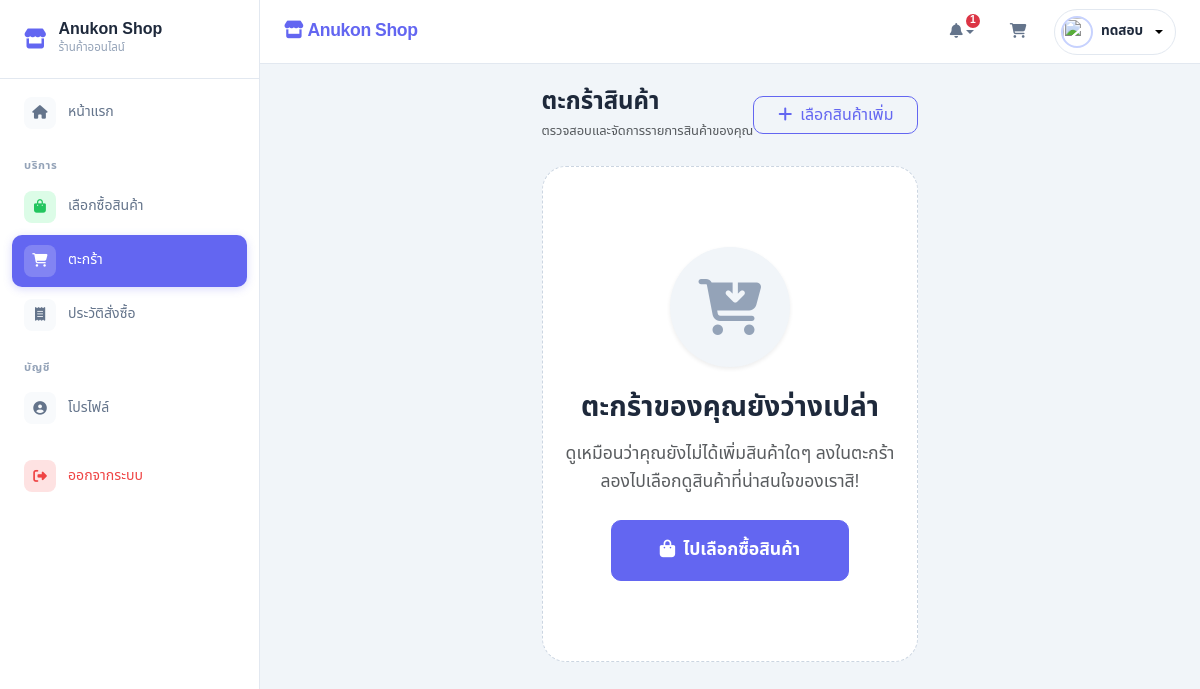
The app's page /views/cart.php (signed in), older data.
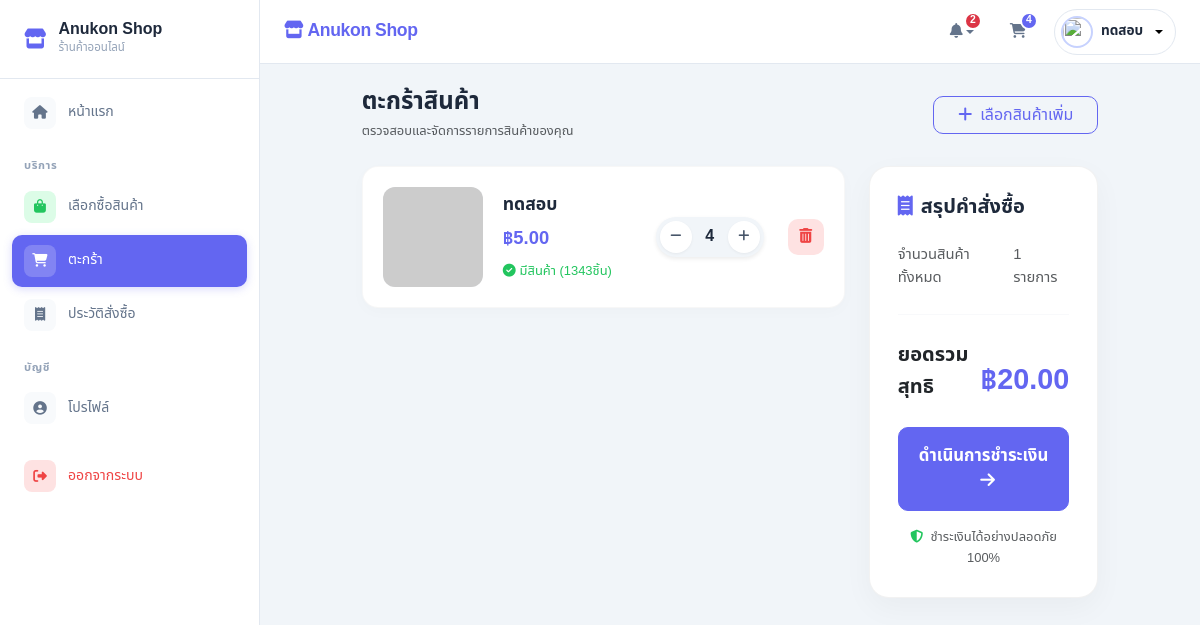
The same page, newer data.
### tables this page shows
CREATE TABLE `cart_items` (
  `cart_id` int NOT NULL,
  `user_id` int NOT NULL,
  `prod_id` int NOT NULL,
  `quantity` int DEFAULT '1',
  `created_at` timestamp NOT NULL DEFAULT CURRENT_TIMESTAMP,
  `updated_at` timestamp NOT NULL DEFAULT CURRENT_TIMESTAMP ON UPDATE CURRENT_TIMESTAMP
);

CREATE TABLE `products` (
  `prod_id` int NOT NULL,
  `prod_name` varchar(200) NOT NULL,
  `type_id` int DEFAULT NULL,
  `barcode` varchar(50) DEFAULT NULL,
  `price` decimal(10,2) NOT NULL,
  `detail` text,
  `img` varchar(255) DEFAULT NULL,
  `status` tinyint DEFAULT '1',
  `created_at` timestamp NOT NULL DEFAULT CURRENT_TIMESTAMP,
  `updated_at` timestamp NOT NULL DEFAULT CURRENT_TIMESTAMP ON UPDATE CURRENT_TIMESTAMP
);

### views/cart.php (the view, shortened to what the changed rows need)
<?php
include_once '../includes/header.php';
$uid = $_SESSION['user_id'];
$sql = "SELECT ci.*, p.prod_name, p.price, p.img,
        (SELECT COALESCE(SUM(s.total_qty),0) FROM stocks s WHERE s.prod_id = p.prod_id) as total_qty
        FROM cart_items ci
        JOIN products p ON ci.prod_id = p.prod_id
        WHERE ci.user_id = ? ORDER BY ci.created_at DESC";
$stmt = $conn->prepare($sql);
$stmt->bind_param("i", $uid);
$stmt->execute();
$items = $stmt->get_result();
$total = 0;
$cart_data = [];
while ($row = $items->fetch_assoc()) {
    $row['subtotal'] = $row['price'] * $row['quantity'];
    $total += $row['subtotal'];
    $cart_data[] = $row;
}
?>
<main class="page-content fade-up" style="max-width: 1200px; margin: 0 auto;">
    <?php if (count($cart_data) > 0): ?>
        <div class="row g-4">
            <div class="col-lg-8">
                <?php foreach ($cart_data as $item):
                    $img_src = !empty($item['img']) ? '../uploads/products/' . $item['img'] : 'https://placehold.co/100x100?text=No+Image';
                    ?>
                    <div class="cart-item-card" id="cart-item-<?php echo $item['cart_id']; ?>">
                        <div class="cart-img-wrap">
                            <img src="<?php echo $img_src; ?>" alt="<?php echo htmlspecialchars($item['prod_name']); ?>"
                                onerror="this.src='https://placehold.co/100x100?text=No+Image'">
                        </div>
                        <div class="cart-item-details">
                            <div class="cart-item-title"><?php echo htmlspecialchars($item['prod_name']); ?></div>
                            <div class="cart-item-price mb-2">฿<?php echo number_format($item['price'], 2); ?></div>
                            <div class="text-muted small">
                                <?php if ($item['total_qty'] > 0): ?>
                                    <span style="color: #22c55e;"><i class="fa-solid fa-check-circle me-1"></i>มีสินค้า
                                        (<?php echo $item['total_qty']; ?>ชิ้น)</span>
                                <?php else: ?>
                                    <span class="text-danger"><i
                                            class="fa-solid fa-triangle-exclamation me-1"></i>สินค้าหมดชั่วคราว</span>
                                <?php endif; ?>
                            </div>
                        </div>
                        <div class="cart-actions d-flex align-items-center gap-4">
                            <div class="qty-control shadow-sm">
                                <button class="btn-qty" onclick="updateQty(<?php echo $item['cart_id']; ?>, -1)"><i
                                        class="fa-solid fa-minus"></i></button>
                                <div class="qty-val" id="qty-<?php echo $item['cart_id']; ?>">
                                    <?php echo $item['quantity']; ?>
                                </div>
                                <button class="btn-qty" onclick="updateQty(<?php echo $item['cart_id']; ?>, 1)"><i
                                        class="fa-solid fa-plus"></i></button>
                            </div>
                            <button class="btn-remove" title="ลบสินค้า"
                                onclick="removeItem(<?php echo $item['cart_id']; ?>)">
                                <i class="fa-solid fa-trash-can"></i>
                            </button>
                        </div>
                    </div>
                <?php endforeach; ?>
            </div>
            <div class="col-lg-4">
                <div class="summary-card position-sticky" style="top: 100px;">
                    <h5 class="fw-bold mb-4" style="color: #1e293b;"><i
                            class="fa-solid fa-receipt me-2 text-primary"></i>สรุปคำสั่งซื้อ</h5>
                    <div class="d-flex justify-content-between mb-3 text-muted">
                        <span>จำนวนสินค้าทั้งหมด</span>
                        <span class="fw-medium"><?php echo count($cart_data); ?> รายการ</span>
                    </div>
                    <hr style="border-color: #e2e8f0; margin: 24px 0;">
                    <div class="d-flex justify-content-between align-items-end mb-4">
                        <span class="fw-bold text-dark fs-5">ยอดรวมสุทธิ</span>
                        <span class="fw-bold text-primary" style="font-size: 1.8rem;"
                            id="totalPrice">฿<?php echo number_format($total, 2); ?></span>
                    </div>
                    <a href="checkout.php" class="btn btn-primary w-100 py-3 rounded-pill fw-bold"
                        style="font-size: 1.05rem;">
                        ดำเนินการชำระเงิน <i class="fa-solid fa-arrow-right ms-2"></i>
                    </a>
                    <div class="text-center mt-3">
                        <div class="small text-muted"><i class="fa-solid fa-shield-halved me-1 text-success"></i>
                            ชำระเงินได้อย่างปลอดภัย 100%</div>
                    </div>
                </div>
            </div>
        </div>
    <?php else: ?>
        <div class="empty-cart-state">
            <div class="empty-cart-icon shadow-sm">
                <i class="fa-solid fa-cart-arrow-down"></i>
            </div>
            <h3 class="fw-bold mb-3" style="color: #1e293b;">ตะกร้าของคุณยังว่างเปล่า</h3>
            <p class="text-muted mb-4" style="font-size: 1.1rem;">ดูเหมือนว่าคุณยังไม่ได้เพิ่มสินค้าใดๆ ลงในตะกร้า
                <br>ลองไปเลือกดูสินค้าที่น่าสนใจของเราสิ!
            </p>
            <a href="shop.php" class="btn btn-primary rounded-pill px-5 py-3 fw-bold" style="font-size: 1.1rem;">
                <i class="fa-solid fa-bag-shopping me-2"></i>ไปเลือกซื้อสินค้า
            </a>
        </div>
    <?php endif; ?>
</main>
<?php include_once '../includes/footer.php'; ?>

### includes/header.php (shortened to what the changed rows need)
<?php
require_once '../config/db_config.php';
$notifications = [];
$noti_count = 0;
if ($_SESSION['role'] === 'admin') {
    $res = $conn->query("SELECT COUNT(*) as c FROM bill_sales WHERE sale_status = 1");
    if ($res && $row = $res->fetch_assoc()) {
        if ($row['c'] > 0) {
            $notifications[] = ['icon' => 'fa-box-open', 'color' => 'warning', 'text' => "มีออเดอร์ใหม่รอตรวจสอบ {$row['c']} รายการ", 'link' => 'orders_manage.php'];
            $noti_count += $row['c'];
        }
    }
    $res = $conn->query("SELECT p.prod_name, s.total_qty FROM stocks s JOIN products p ON s.prod_id = p.prod_id WHERE s.total_qty <= 5 LIMIT 5");
    if ($res) {
        while ($row = $res->fetch_assoc()) {
            if ($row['total_qty'] <= 0) {
                $notifications[] = ['icon' => 'fa-triangle-exclamation', 'color' => 'danger', 'text' => "สินค้าหมด: {$row['prod_name']}", 'link' => 'inventory.php'];
            } else {
                $notifications[] = ['icon' => 'fa-arrow-trend-down', 'color' => 'warning', 'text' => "สินค้าใกล้หมด ({$row['total_qty']} ชิ้น): {$row['prod_name']}", 'link' => 'inventory.php'];
            }
            $noti_count++;
        }
    }
} else if ($_SESSION['role'] === 'customer') {
    $uid = $_SESSION['user_id'];
    $cart_sql = "SELECT SUM(quantity) as total_qty FROM cart_items WHERE user_id = ?";
    $stmt_cart = $conn->prepare($cart_sql);
    $stmt_cart->bind_param("i", $uid);
    $stmt_cart->execute();
    $cart_res = $stmt_cart->get_result()->fetch_assoc();
    $cart_count = $cart_res['total_qty'] ?? 0;
    $res = $conn->query("SELECT sale_id, sale_status FROM bill_sales WHERE user_id = $uid ORDER BY sale_id DESC LIMIT 5");
    if ($res) {
        while ($row = $res->fetch_assoc()) {
            $noti_count++;
        }
    }
}
?>
<!DOCTYPE html>
<html lang="th">
<head>
    <link href="https://cdn.jsdelivr.net/npm/bootstrap@5.3.0/dist/css/bootstrap.min.css" rel="stylesheet">
    <link rel="stylesheet" href="https://cdnjs.cloudflare.com/ajax/libs/font-awesome/6.4.0/css/all.min.css">
</head>
<body>
    <div id="wrapper">
        <div id="content-wrapper">
            <header class="top-navbar d-flex justify-content-between align-items-center">
                <div class="d-flex align-items-center gap-3">
                    <div class="dropdown">
                        <button class="btn-nav dropdown-toggle border-0" type="button" data-bs-toggle="dropdown"
                            aria-expanded="false" style="background:none;">
                            <i class="fa-solid fa-bell"></i>
                            <?php if ($noti_count > 0): ?>
                                <span class="cart-badge bg-danger"
                                    style="right:0; top:0;"><?php echo $noti_count > 9 ? '9+' : $noti_count; ?></span>
                            <?php endif; ?>
                        </button>
                    </div>
                    <?php if ($_SESSION['role'] === 'customer'): ?>
                        <a href="cart.php" class="btn-nav text-decoration-none border-0" style="background:none;">
                            <i class="fa-solid fa-cart-shopping"></i>
                            <?php if (isset($cart_count) && $cart_count > 0): ?>
                                <span class="cart-badge bg-primary"
                                    style="right:0; top:0;"><?php echo $cart_count > 99 ? '99+' : $cart_count; ?></span>
                            <?php endif; ?>
                        </a>
                    <?php endif; ?>
                </div>
            </header>

Row changes from the older to the newer data that the page shows:
added cart_items: prod.prod_name "ทดสอบ", prod.price "5.00", total_qty "1343", quantity "4"
Text that changed along with them:
$noti_count: "1" → "2"
$cart_count: (not shown) → "4"
count($cart_data): (not shown) → "1"
$total: (not shown) → "20.00"
text no longer shown: "ตะกร้าของคุณยังว่างเปล่า ดูเหมือนว่าคุณยังไม่ได้เพิ่มสินค้าใดๆ ลงในตะกร้า ลองไปเลือกดูสินค้าที่น่าสนใจของเราสิ! ไปเลือกซื้อสินค้า"
text now shown: "สรุปคำสั่งซื้อ จำนวนสินค้าทั้งหมด รายการ ยอดรวมสุทธิ ฿ ดำเนินการชำระเงิน ชำระเงินได้อย่างปลอดภัย 100%"
